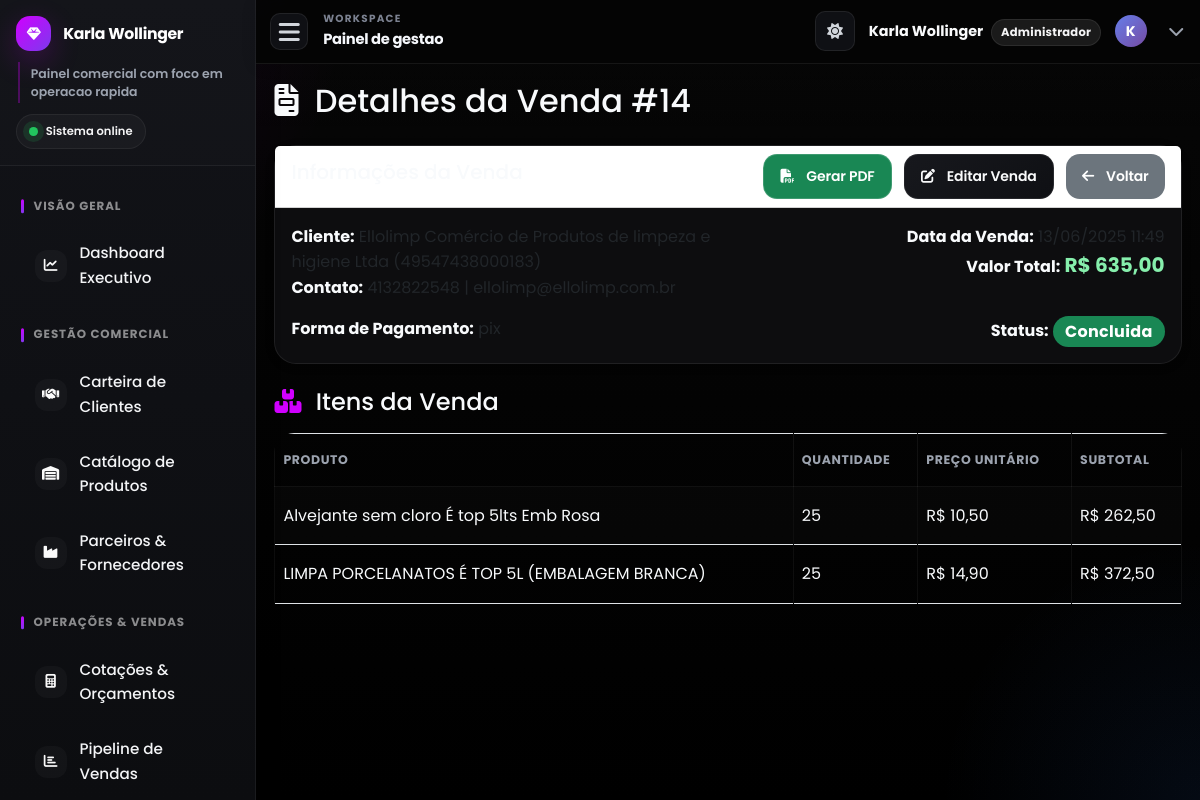
/detalhes_venda.php?id=14 (signed in), run on the app's committed database.
### tables this page shows
CREATE TABLE `vendas` (
  `id` int(11) NOT NULL,
  `cliente_id` int(11) NOT NULL,
  `data_venda` datetime DEFAULT current_timestamp(),
  `valor_total` decimal(10,2) NOT NULL,
  `forma_pagamento` enum('pix','debito','credito','dinheiro','faturamento','transferencia','boleto') NOT NULL,
  `status_venda` enum('pendente','concluida','cancelada') DEFAULT 'pendente',
  `empresa_id` int(11) DEFAULT NULL,
  `comissao_percentual` decimal(5,2) DEFAULT 0.00,
  `valor_comissao` decimal(10,2) DEFAULT 0.00
);

CREATE TABLE `clientes` (
  `id` int(11) NOT NULL,
  `nome` varchar(255) NOT NULL,
  `nome_fantasia` varchar(255) DEFAULT NULL,
  `tipo_pessoa` enum('fisica','juridica') NOT NULL,
  `cpf_cnpj` varchar(22) DEFAULT NULL,
  `inscricao_estadual` varchar(20) DEFAULT NULL,
  `email` varchar(100) DEFAULT NULL,
  `telefone` varchar(20) DEFAULT NULL,
  `endereco` varchar(255) DEFAULT NULL,
  `numero` varchar(20) DEFAULT NULL,
  `ponto_referencia` varchar(255) DEFAULT NULL,
  `cidade` varchar(100) DEFAULT NULL,
  `estado` varchar(2) DEFAULT NULL,
  `cep` varchar(10) DEFAULT NULL,
  `data_cadastro` datetime DEFAULT current_timestamp()
);

CREATE TABLE `itens_venda` (
  `id` int(11) NOT NULL,
  `venda_id` int(11) NOT NULL,
  `produto_id` int(11) NOT NULL,
  `quantidade` int(11) NOT NULL,
  `preco_unitario` decimal(10,2) NOT NULL
);

CREATE TABLE `produtos` (
  `id` int(11) NOT NULL,
  `nome` varchar(255) NOT NULL,
  `descricao` text DEFAULT NULL,
  `sku` varchar(50) DEFAULT NULL,
  `preco_venda` decimal(10,2) NOT NULL,
  `dias_recompra_sugerido` int(11) DEFAULT NULL,
  `percentual_lucro` decimal(5,2) NOT NULL DEFAULT 0.00,
  `quantidade_estoque` int(11) NOT NULL DEFAULT 0,
  `estoque_minimo` int(11) DEFAULT 5,
  `fornecedor` varchar(100) DEFAULT NULL,
  `data_cadastro` datetime DEFAULT current_timestamp(),
  `empresa_id` int(11) DEFAULT NULL,
  `ativo_marketplace` tinyint(1) DEFAULT 1,
  `destaque_marketplace` tinyint(1) DEFAULT 0,
  `ordem_exibicao` int(11) DEFAULT 0,
  `imagem_url` varchar(255) DEFAULT NULL,
  `imagem_produto` varchar(255) DEFAULT NULL,
  `descricao_completa` text DEFAULT NULL
);

### detalhes_venda.php (the view, shortened to what this page needs)
<?php
require_once 'includes/db_connect.php';
$venda_id = $_GET['id'] ?? null;
$venda = null;
$itens_venda = [];
if ($venda_id) {
    $sql_venda = "SELECT v.id, c.nome AS nome_cliente, c.cpf_cnpj, c.telefone, c.email,
                         v.data_venda, v.valor_total, v.forma_pagamento, v.status_venda
                  FROM vendas v
                  JOIN clientes c ON v.cliente_id = c.id
                  WHERE v.id = ?";
    if ($stmt_venda = $conn->prepare($sql_venda)) {
        $stmt_venda->bind_param("i", $venda_id);
        $stmt_venda->execute();
        $result_venda = $stmt_venda->get_result();
        if ($result_venda->num_rows == 1) {
            $venda = $result_venda->fetch_assoc();
        } else {
            $message = "Venda não encontrada.";
            $message_type = "danger";
        }
    } else {
        $message = "Erro ao buscar detalhes da venda: " . $conn->error;
        $message_type = "danger";
    }
    $sql_itens = "SELECT p.nome AS produto_nome, iv.quantidade, iv.preco_unitario
                  FROM itens_venda iv
                  JOIN produtos p ON iv.produto_id = p.id
                  WHERE iv.venda_id = ?";
    if ($stmt_itens = $conn->prepare($sql_itens)) {
        $stmt_itens->bind_param("i", $venda_id);
        $stmt_itens->execute();
        $result_itens = $stmt_itens->get_result();
        while ($row_item = $result_itens->fetch_assoc()) {
            $itens_venda[] = $row_item;
        }
    } else {
        $message = "Erro ao buscar itens da venda: " . $conn->error;
        $message_type = "danger";
    }
} else {
    $message = "ID da venda não especificado.";
    $message_type = "danger";
}
include_once 'includes/header.php';
?>
<h2 class="mb-4"><i class="fas fa-file-invoice me-2"></i> Detalhes da Venda #<?php echo htmlspecialchars($venda_id); ?></h2>
<?php if ($venda):
    $status_class = '';
    switch ($venda['status_venda']) {
        case 'concluida':
            $status_class = 'bg-success';
            break;
    }
    ?>
    <div class="card shadow-sm mb-4">
        <div class="card-header bg-white d-flex justify-content-between align-items-center">
            <h5>Informações da Venda</h5>
            <div>
                <a href="gerar_pdf_venda.php?id=<?php echo htmlspecialchars($venda['id']); ?>" class="btn btn-success btn-sm me-2" title="Gerar PDF de Confirmação" target="_blank">
                    <i class="fas fa-file-pdf me-1"></i> Gerar PDF
                </a>
                <a href="registrar_venda.php?id=<?php echo htmlspecialchars($venda['id']); ?>" class="btn btn-primary btn-sm me-2" title="Editar Venda">
                    <i class="fas fa-edit me-1"></i> Editar Venda
                </a>
                <a href="vendas.php" class="btn btn-secondary btn-sm" title="Voltar para Vendas">
                    <i class="fas fa-arrow-left me-1"></i> Voltar
                </a>
            </div>
        </div>
        <div class="card-body">
            <div class="row mb-3">
                <div class="col-md-6">
                    <strong>Cliente:</strong> <?php echo htmlspecialchars($venda['nome_cliente']); ?> (<?php echo htmlspecialchars($venda['cpf_cnpj']); ?>)<br>
                    <strong>Contato:</strong> <?php echo htmlspecialchars($venda['telefone']); ?> | <?php echo htmlspecialchars($venda['email']); ?>
                </div>
                <div class="col-md-6 text-md-end">
                    <strong>Data da Venda:</strong> <?php echo date('d/m/Y H:i', strtotime($venda['data_venda'])); ?><br>
                    <strong>Valor Total:</strong> <span class="fs-5 fw-bold text-success">R$ <?php echo number_format($venda['valor_total'], 2, ',', '.'); ?></span>
                </div>
            </div>
            <div class="row">
                <div class="col-md-6">
                    <strong>Forma de Pagamento:</strong> <?php echo htmlspecialchars($venda['forma_pagamento']); ?>
                </div>
                <div class="col-md-6 text-md-end">
                    <strong>Status:</strong> <span class="badge <?php echo $status_class; ?> fs-6"><?php echo htmlspecialchars(ucfirst($venda['status_venda'])); ?></span>
                </div>
            </div>
        </div>
    </div>
    <h4 class="mb-3"><i class="fas fa-boxes me-2 text-primary"></i> Itens da Venda</h4>
    <div class="table-responsive">
        <table class="table table-bordered table-striped">
            <thead>
                <tr>
                    <th>Produto</th>
                    <th>Quantidade</th>
                    <th>Preço Unitário</th>
                    <th>Subtotal</th>
                </tr>
            </thead>
            <tbody>
                <?php
                if (!empty($itens_venda)) {
                    foreach ($itens_venda as $item) {
                        $subtotal_item = $item['quantidade'] * $item['preco_unitario'];
                        ?>
                        <tr>
                            <td><?php echo htmlspecialchars($item['produto_nome']); ?></td>
                            <td><?php echo htmlspecialchars($item['quantidade']); ?></td>
                            <td>R$ <?php echo number_format($item['preco_unitario'], 2, ',', '.'); ?></td>
                            <td>R$ <?php echo number_format($subtotal_item, 2, ',', '.'); ?></td>
                        </tr>
                        <?php
                    }
                } else {
                    echo '<tr><td colspan="4" class="text-center">Nenhum item encontrado para esta venda.</td></tr>';
                }
                ?>
            </tbody>
        </table>
    </div>
<?php endif; ?>
<?php include_once 'includes/footer.php'; ?>

### data on the page
vendas: cliente.nome "Ellolimp Comércio de Produtos de limpeza e higiene Ltda", cliente.cpf_cnpj "49547438000183", cliente.telefone "4132822548", cliente.email "ellolimp@ellolimp.com.br", data_venda "13/06/2025 11:49", valor_total "635,00", forma_pagamento "pix", status_venda "Concluida"
itens_venda: produto.nome "Alvejante sem cloro É top 5lts Emb Rosa", quantidade "25", preco_unitario "10,50", subtotal_item "262,50"
itens_venda: produto.nome "LIMPA PORCELANATOS É TOP 5L (EMBALAGEM BRANCA)", quantidade "25", preco_unitario "14,90", subtotal_item "372,50"

### other printed values
$current_page_title "Painel de gestao"
$_SESSION["nome"] "Karla Wollinger"
$user_role_label "Administrador"
substr($_SESSION["nome"] ?? 'U', 0, 1) "K"
$venda_id "14"
